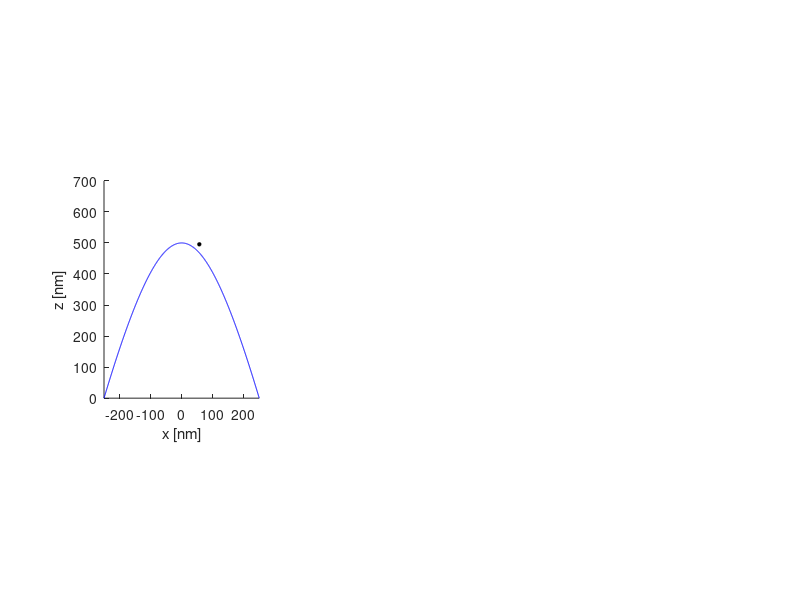

The MATLAB script that drew this image: (Note: this script raises an error after producing the figure.)
% Kristinn Torfason
% 24.04.2015
% Sphere approximation of image charge effect V3
% One sphere at location nearest to the charge
%
% Here we find the point on the tip closest to the electron. There we
% calculate the radius of curvature of the tip. We then create a sphere
% with that radius, that passes through this point and is orthogonal to a
% line from the electron to the point on that tip. This sphere is then
% use to calculate the image charge partner. See chapter 2.2 in Jackson.

close all
clear variables

q = +1.602176565E-19; % Electron charge
m_e = 9.10938291E-31; % Electron mass
epsilon_0 = 8.854187817E-12; % \epsilon_0
h_bar = 1.054571726E-34;
w_theta = 2.0;

% r_tip = 2E-9;
% eta_1 = -0.9;
% eta_2 = 0.0;
% theta = acos(eta_1);
% a = abs(r_tip/(sin(theta)*tan(theta)));
% max_xi = 3.0;

%Base radius
R = 250.0E-9; % [nm]
%R = 250;
h = 500E-9; % [nm]
d = 1000.0E-9; % [nm]
d_plane = d + h;

max_xi = h/d + 1;
a = sqrt(d^2*R^2/(h^2+2*d*h) + d^2);
eta_1 = - d / a;
theta = acos(eta_1);
shift_z = abs(a*eta_1*max_xi);

disp('a')
disp(a/1.0E-9)

% Tip
max_x = a*sqrt(max_xi^2-1)*sqrt(1-eta_1^2)*1;
x_tip = linspace(-max_x, max_x, 1000);
%x_tip = 2.5719e-09;
%x = 0.0;
%y_tip = 0.0;

xi = sqrt(x_tip.^2/(a^2*(1-eta_1^2)*1) + 1);
z_tip = a .* xi .* eta_1;


% Particle 1
xi_a1 = 1.020;
%eta_a1 = (1450E-9 - shift_z)/a;
eta_a1 = -0.9610;
phi_a1 = 0.0;

x_a1 = a * sqrt(xi_a1^2 - 1) * sqrt(1 - eta_a1^2) * cos(phi_a1);
y_a1 = a * sqrt(xi_a1^2 - 1) * sqrt(1 - eta_a1^2) * sin(phi_a1);
z_a1 = a * xi_a1 * eta_a1;

disp('Particle x [nm]')
disp(x_a1/1.0E-9)
disp('Particle y [nm]')
disp(y_a1/1.0E-9)
disp('Particle z [nm]')
disp((z_a1+shift_z)/1.0E-9)


subplot(1, 3, 1);
%figure(1);
hold on
axis equal
plot(x_tip/1E-9, (z_tip+shift_z)/1E-9, 'b-');

plot(x_a1/1E-9, (z_a1+shift_z)/1E-9, 'ok', 'MarkerFaceColor', 'k', 'MarkerSize', 2.5);
%plot(x_a2/1E-9, (z_a2+shift_z)/1E-9, '+k', 'MarkerFaceColor', 'k', 'MarkerSize', 2.5);
axis([-250, 250, 0, 700])
xlabel('x [nm]')
ylabel('z [nm]')


max_x = a*sqrt(max_xi^2-1)*sqrt(1-eta_1^2)*1;
%x_tip = linspace(-max_x, max_x, 1000);
x_tip_1 = linspace(-max_x, 0.0, 500);
x_tip_2 = linspace(0.0, max_x, 500);
x_tip = [x_tip_1, x_tip_2];

%x_tip = 2.5719e-09;
y_tip = 0.0;

xi = sqrt(x_tip.^2/(a^2*(1-eta_1^2)*1) + 1);
z_tip = a .* xi .* eta_1;


[x_0, y_0, z_0] = Find_closest_point(x_a1, y_a1, z_a1, eta_1, a);

% Particle distance from tip
p_d = sqrt((x_0 - x_a1)^2 + (y_0 - y_a1)^2 + (z_0 - z_a1)^2);
disp('Particle distance from tip [nm]')
disp(p_d / 1.0E-9)

xi_0 = abs(z_0/(a*eta_1));
R_sphere = abs(a/eta_1 * ( (xi_0^2 - eta_1^2).^(3/2) ) / (sqrt(1 - eta_1^2)));

n(1) = eta_1/sqrt(1-eta_1^2)*x_0/sqrt(x_0^2 + y_0^2 + a^2*(1-eta_1^2));
n(2) = eta_1/sqrt(1-eta_1^2)*y_0/sqrt(x_0^2 + y_0^2 + a^2*(1-eta_1^2));
n(3) = -1;

n = n/norm(n);

x_c = n(1).*R_sphere + x_0;
y_c = n(2).*R_sphere + y_0;
z_c = n(3).*R_sphere + z_0;


a_b = sqrt((x_a1 - x_c).^2 + (y_a1 - y_c).^2 + (z_a1 - z_c).^2);
b = 1.0*R_sphere^2/a_b;

x_b = -n(1)*b + x_c;
y_b = -n(2)*b + y_c;
z_b = -n(3)*b + z_c;

% Draw sphere
t = linspace(0, 2*pi, 100);
x_sp = x_c + 1*R_sphere*cos(t);
z_sp = z_c + 1*R_sphere*sin(t);

plot(x_sp/1E-9, (z_sp+shift_z)/1E-9, 'r--');
plot(x_b/1E-9, (z_b+shift_z)/1E-9, 'ok', 'MarkerFaceColor', 'k', 'MarkerSize', 2.5);
%

tmp_dis_a = ( (x_tip - x_a1).^2 + (y_tip - y_a1).^2 + (z_tip - z_a1).^2 );
tmp_dis_b = ( (x_tip - x_b).^2 + (y_tip - y_b).^2 + (z_tip - z_b).^2 );

E_x1 = q/(4*pi*epsilon_0) * (x_a1 - x_tip)./sqrt(tmp_dis_a).^(3);
E_x2 = q/(4*pi*epsilon_0) * (R_sphere.*(x_b - x_tip))./(a_b.*sqrt(tmp_dis_b).^(3));
E_x = E_x1 - E_x2;

E_y1 = q/(4*pi*epsilon_0) * (y_a1 - y_tip)./sqrt(tmp_dis_a).^(3);
E_y2 = q/(4*pi*epsilon_0) * (R_sphere.*(y_b - y_tip))./(a_b.*sqrt(tmp_dis_b).^(3));
E_y = E_y1 - E_y2;

E_z1 = q/(4*pi*epsilon_0) * (z_a1 - z_tip)./sqrt(tmp_dis_a).^(3);
E_z2 = q/(4*pi*epsilon_0) * (R_sphere.*(z_b - z_tip))./(a_b.*sqrt(tmp_dis_b).^(3));
E_z = E_z1 - E_z2;

[Ex_vac, Ey_vac, Ez_vac] = Tip_Field(x_tip, y_tip, z_tip, eta_1, a);

E_x = E_x - Ex_vac;
E_y = E_y - Ey_vac;
E_z = E_z - Ez_vac;

E_new = sqrt(E_x.^2 + E_y.^2 + E_z.^2);
E_vac = sqrt(Ex_vac.^2 + Ey_vac.^2  + Ez_vac.^2);

subplot(1, 3, 2);
%figure(2);
%hold on
%axis equal
plot(x_tip/1E-9, E_new, '-b', x_tip/1E-9, E_vac, '--c');
xlim([-250 250])
xlabel('x [nm]')
ylabel('E [V/m]')
title(strcat(num2str(p_d/1E-9, 4),' nm'))

x_s = x_tip/1E-9;
sigma_s = E_new*epsilon_0/1E-6;
%save('data_sphere_z-1475-xi-1_0.mat', 'x_s', 'sigma_s', '-v7')

subplot(1, 3, 3);
a_FN = q^2/(16.0*pi^2*h_bar); % A eV V^{-2}
b_FN = -4.0/(3.0*h_bar) * sqrt(2.0*m_e*q); % eV^{-3/2} V m^{-1}
l_const = q / (4.0*pi*epsilon_0); % eV^{2} V^{-1} m

l = l_const * E_new / w_theta^2;
v_y = 1 - l + 1/6*l.*log(l);
t_y = 1 + l.*(1/9 - 1/18*log(l));

FN_st = a_FN ./ (t_y.^2 .* w_theta) .* E_new.^2 .* exp(b_FN .* w_theta^(3/2) .* v_y ./ E_new);

plot(x_tip/1E-9, FN_st);
xlim([-250 250])
xlabel('x [nm]')
ylabel('J [A/m]')


set(gcf, 'Position', [698   390   747   420]);